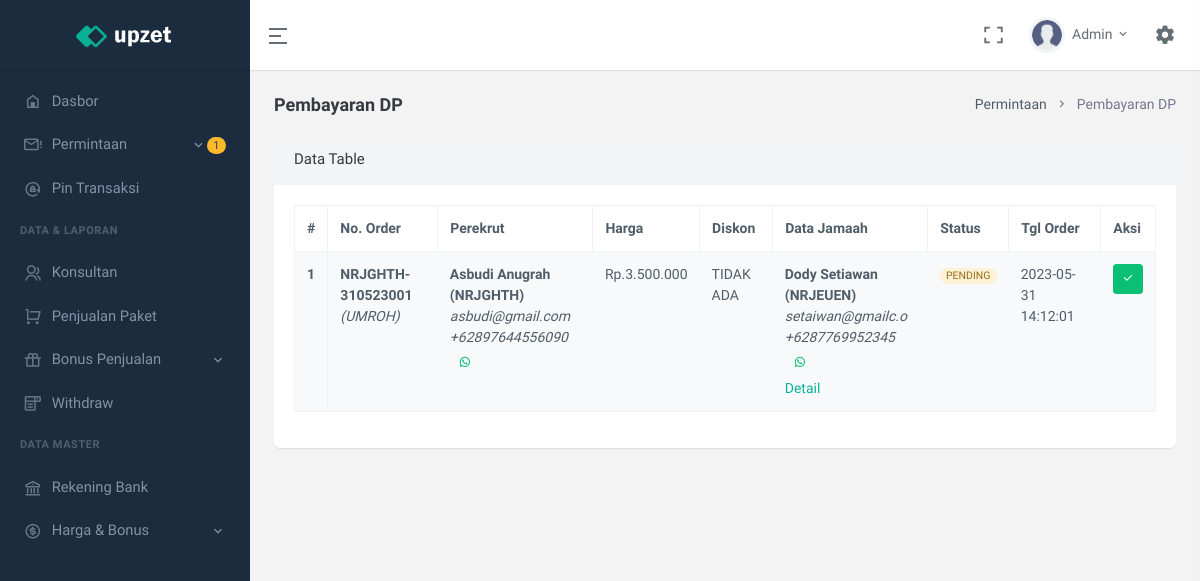
/pending-dp.php (signed in), run on an earlier commit of the app's database.
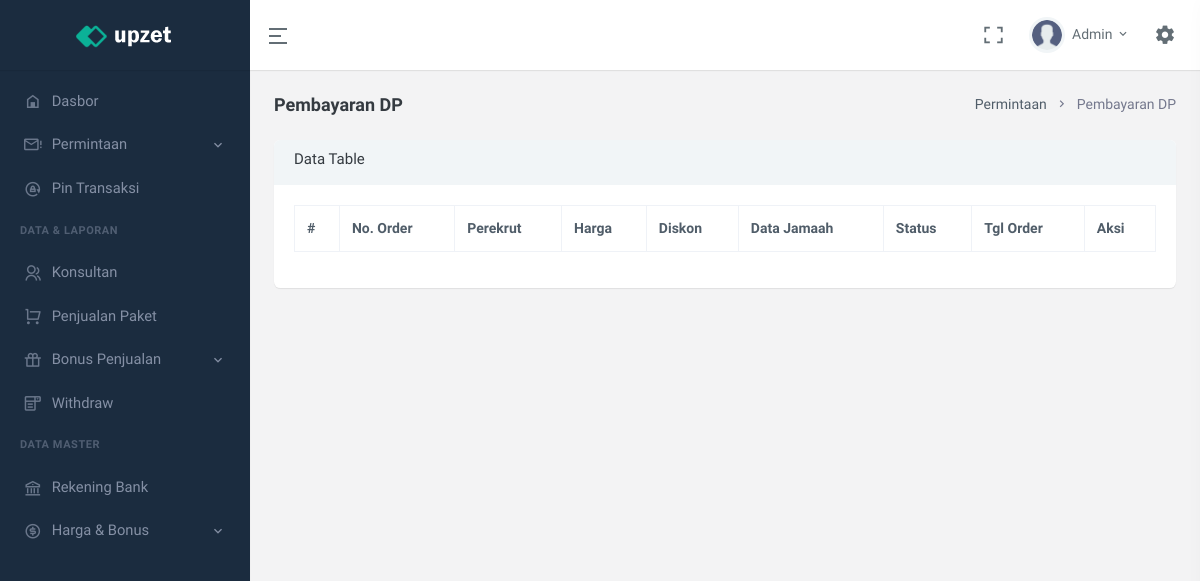
And on a later commit of the database.
### tables this page shows
CREATE TABLE `user` (
  `id` int(11) UNSIGNED NOT NULL,
  `code_referral` varchar(7) NOT NULL,
  `email` varchar(250) NOT NULL,
  `name` varchar(25) NOT NULL,
  `no_telpn` varchar(25) NOT NULL,
  `password` text NOT NULL,
  `role_user` enum('ADMIN','OWNER','KONSULTAN') NOT NULL DEFAULT 'KONSULTAN',
  `upline` varchar(7) NOT NULL DEFAULT 'ADMIN',
  `status` enum('AKTIF','TIDAK AKTIF') NOT NULL DEFAULT 'TIDAK AKTIF',
  `join_date` datetime NOT NULL
);

CREATE TABLE `data_penjualan` (
  `id` int(11) UNSIGNED NOT NULL,
  `code_order` varchar(20) NOT NULL,
  `perekrut` varchar(7) NOT NULL,
  `direkrut` varchar(7) NOT NULL,
  `category` enum('UMROH','HAJI') NOT NULL,
  `is_diskon` enum('GRATIS DP & PELUNASAN','GRATIS DP','TIDAK ADA') NOT NULL,
  `uang_muka` double NOT NULL,
  `bukti_tf_uang_muka` text NOT NULL,
  `paket_pelunasan` enum('REGULER','EKSEKUTIF','RAMADHAN','SYAWAL') DEFAULT NULL,
  `uang_pelunasan` double DEFAULT 0,
  `bukti_tf_pelunasan` text DEFAULT NULL,
  `status` enum('PENDING','DITOLAK','MENUNGGU PELUNASAN','MENUNGGU KONFIRMASI PELUNASAN','PELUNASAN DITOLAK','LUNAS') NOT NULL DEFAULT 'PENDING',
  `date` datetime NOT NULL
);

### modal/ConnectionsClass.php (called while the page is built, shortened)
<?php
class ConnectionsClass{
    private $servername = "localhost";
    private $username = "root";
    private $password = "";
    private $dbname = "nrj_tour";
    protected function dbConn(){
        $connect = new mysqli($this->servername, $this->username, $this->password, $this->dbname);
        if($connect){
            return $connect;
        }
    }
    protected function dbCheck(?string $tableName = null){
        $sql = "SHOW TABLES LIKE '" . $tableName . "'";
        $exe = $this->dbConn()->query($sql);
        $result = $exe->num_rows;
        return $result;
    }
}
?>

### modal/userClass.php (called while the page is built, shortened)
<?php
class userClass extends ConnectionsClass{
    private $table_name = "user";
    public function __construct(){
        if($this->dbCheck($this->table_name) == 0){
            $sql = "CREATE TABLE " . $this->table_name . " (
                id INT(11) UNSIGNED AUTO_INCREMENT PRIMARY KEY,
                code_referral VARCHAR(7) NOT NULL UNIQUE,
                email VARCHAR(250) NOT NULL UNIQUE,
                name VARCHAR(25) NOT NULL,
                no_telpn VARCHAR(25) NOT NULL UNIQUE,
                password TEXT NOT NULL,
                role_user ENUM('ADMIN','OWNER','KONSULTAN') NOT NULL DEFAULT 'KONSULTAN',
                upline VARCHAR(7) NOT NULL DEFAULT 'ADMIN',
                status ENUM('AKTIF','TIDAK AKTIF') NOT NULL DEFAULT 'TIDAK AKTIF',
                join_date DATETIME NOT NULL
            )";
            $this->dbConn()->query($sql);
            $this->dbConn()->close();
        }
    }
    public function selectUser(?string $param = null, ?string $key1 = null, ?string $key2 = null, ?string $key3 = null, ?string $key4 = null){
        if($param == "oneCondition"){
            $sql = "SELECT * FROM " . $this->table_name . " WHERE " . $key1 . " = '" . $key2 . "' ORDER BY join_date DESC";
        }elseif($param == "checkForUpdate"){
            $sql = "SELECT * FROM " . $this->table_name . " WHERE " . $key1 . " = '" . $key2 . "' AND code_referral <> '" . $key3 . "'";
        }
        $exe = $this->dbConn()->query($sql);
        while($rows = $exe->fetch_assoc()){
            $data[] = $rows;
        }
        $result["data"] = $data;
        $result["nums"] = $exe->num_rows;
        return $result;
    }
}
?>

### config/userLogin.php (called while the page is built, shortened)
<?php
$userClass = new userClass();
$dataLogin = $userClass->selectUser("oneCondition","code_referral",$_SESSION['id_nrjtour']);
foreach($dataLogin['data'] as $row){
    $name = $row['name'];
    $role_user = $row['role_user'];
}
?>

### modal/dataPenjualanClass.php (called while the page is built, shortened)
<?php
class dataPenjualanClass extends ConnectionsClass{
    private $table_name = "data_penjualan";
    public function __construct(){
        if($this->dbCheck($this->table_name) == 0){
            $sql = "CREATE TABLE " . $this->table_name . " (
                id INT(11) UNSIGNED AUTO_INCREMENT PRIMARY KEY,
                code_order VARCHAR(20) NOT NULL UNIQUE,
                perekrut VARCHAR(7) NOT NULL,
                direkrut VARCHAR(7) NOT NULL,
                category ENUM('UMROH','HAJI') NOT NULL,
                is_diskon ENUM('GRATIS DP & PELUNASAN','GRATIS DP','TIDAK ADA') NOT NULL,
                uang_muka DOUBLE NOT NULL,
                bukti_tf_uang_muka TEXT NOT NULL,
                paket_pelunasan ENUM('REGULER','EKSEKUTIF','RAMADHAN','SYAWAL') NULL,
                uang_pelunasan DOUBLE NULL DEFAULT '0',
                bukti_tf_pelunasan TEXT NULL,
                status ENUM('PENDING','DITOLAK','MENUNGGU PELUNASAN','MENUNGGU KONFIRMASI PELUNASAN','PELUNASAN DITOLAK','LUNAS') NOT NULL DEFAULT 'PENDING',
                date DATETIME NOT NULL
            )";
            $this->dbConn()->query($sql);
            $this->dbConn()->close();
        }
    }
    public function selectDataPenjualan(?string $param = null, ?string $key1 = null, ?string $key2 = null, ?string $key3 = null, ?string $key4 = null){
        if($param == "oneCondition"){
            $sql = "SELECT * FROM " . $this->table_name . " WHERE " . $key1 . " = '" . $key2 . "' ORDER BY date DESC";
        }elseif($param == "dateUser"){
            $sql = "SELECT * FROM " . $this->table_name . " WHERE perekrut = '" . $key1 . "' AND (date >= '" . $key2 . " 00:00:00' AND date <= '" . $key3 . " 23:59:59') ORDER BY date DESC LIMIT 1";
        }else{
            $sql = "SELECT * FROM " . $this->table_name . " ORDER BY date DESC";
        }
        $exe = $this->dbConn()->query($sql);
        while($rows = $exe->fetch_assoc()){
            $data[] = $rows;
        }
        $result["data"] = $data;
        $result["nums"] = $exe->num_rows;
        return $result;
    }
}
?>

### config/pendingDPConfig.php (the view, shortened to what the rows shown need)
<?php
$dataPenjualanClass = new dataPenjualanClass();
function dataTable(){
    global $dataPenjualanClass;
    global $role_user;
    $num = 1;
    $data = $dataPenjualanClass->selectDataPenjualan("oneCondition", "perekrut", $_SESSION['id_nrjtour']);
    if($role_user == "ADMIN"){
        $data = $dataPenjualanClass->selectDataPenjualan("all");
    }
    foreach($data['data'] as $row){
        $btn = $row['status'] == "PENDING" ? '<a href="pending-dp?idOrder=' . $row['code_order'] . '&param=delete" class="btn btn-sm btn-danger"><i class="mx-auto ri-delete-bin-line"></i></a>' : '<a href="#resend' . $row['code_order'] . '" data-bs-toggle="modal" class="btn btn-sm btn-warning"><i class="mx-auto ri-restart-line"></i></a><a href="pending-dp?idOrder=' . $row['code_order'] . '&param=delete" class="btn btn-sm btn-danger"><i class="mx-auto ri-delete-bin-line"></i></a>';
        $show = $row['status'] == "PENDING" || $row['status'] == "DITOLAK" ? true : false;
        if($role_user == "ADMIN"){
            $btn = '<a href="#confirmDp' . $row['code_order'] . '" data-bs-toggle="modal" class="btn btn-sm btn-success"><i class="mx-auto ri-check-line"></i></a>';
            $show = $row['status'] == "PENDING" ? true : false;
        }
        if($show){
            $fee = $row['uang_muka'] > 0 ? "Rp." . number_format($row['uang_muka'],0,",",".") : "Gratis";
            echo '<tr>
                    <th> ' . $num++ . ' </th>
                    <td><strong>' . $row['code_order'] . '</strong><br><i>(' . $row['category'] . ')</i></td>';
            if($role_user == "ADMIN"){
                echo '<td>
                        <strong>' . dataUser($row['perekrut'])['name'] . ' (' . $row['perekrut'] . ')</strong><br>
                        <i>' . dataUser($row['perekrut'])['email'] . '</i><br>
                        <i>+62' . dataUser($row['perekrut'])['no_telpn'] . '</i><a href="https://api.whatsapp.com/send?phone=62' . dataUser($row['perekrut'])['no_telpn'] . '" class="btn btn-sm text-success radius-5"><i class="mx-auto ri-whatsapp-line"></i></a><br>
                    </td>';
            }
            echo   '<td> ' . $fee . ' </td>
                    <td> ' . $row['is_diskon'] . ' </td>
                    <td>
                        <strong>' . dataUser($row['direkrut'])['name'] . ' (' . $row['direkrut'] . ')</strong><br>
                        <i>' . dataUser($row['direkrut'])['email'] . '</i><br>
                        <i>+62' . dataUser($row['direkrut'])['no_telpn'] . '</i><a href="https://api.whatsapp.com/send?phone=62' . dataUser($row['direkrut'])['no_telpn'] . '" class="btn btn-sm text-success radius-5"><i class="mx-auto ri-whatsapp-line"></i></a><br>
                        <a href="#detailJamaah' . $row['code_order'] . '" data-bs-toggle="modal">Detail</a>
                    </td>
                    <td>' . colorStatus($row['status']) . '</td>
                    <td>' . $row['date'] . '</td>
                    <td>
                        ' . $btn . '
                    </td>
                </tr>';
        }
    }
}
function colorStatus($txt){
    if($txt == "PENDING"){
        return '<span class="badge rounded-pill alert-warning">' . $txt . '</span>';
    }elseif($txt == "DITOLAK"){
        return '<span class="badge rounded-pill alert-danger">' . $txt . '</span>';
    }
}
function dataUser($idUser){
    global $userClass;
    $data = $userClass->selectUser("oneCondition","code_referral",$idUser);
    foreach($data['data'] as $row){
        $result['name'] = $row['name'];
        $result['email'] = $row['email'];
        $result['no_telpn'] = $row['no_telpn'];
        $result['status'] = $row['status'];
    }
    $result['nums'] = $data['nums'];
    return $result;
}
?>

### partial/topBar.php (shortened to what the rows shown need)
<header id="page-topbar">
    <div class="navbar-header">
        <div class="d-flex">
            <div class="dropdown d-inline-block user-dropdown">
                <button type="button" class="btn header-item waves-effect" id="page-header-user-dropdown"
                    data-bs-toggle="dropdown" aria-haspopup="true" aria-expanded="false">
                    <img class="rounded-circle header-profile-user" src="assets/images/users/avatar-2.png"
                        alt="Header Avatar">
                    <span class="d-none d-xl-inline-block ms-1"><?= explode(" ",$name)[0] ?></span>
                    <i class="mdi mdi-chevron-down d-none d-xl-inline-block"></i>
                </button>
            </div>
        </div>
    </div>
</header>

### partial/sideBar.php (shortened to what the rows shown need)
<?php
    $dataPenjualanClass = new dataPenjualanClass();
?>
<div class="vertical-menu">
    <div data-simplebar class="h-100">
        <div id="sidebar-menu">
            <ul class="metismenu list-unstyled" id="side-menu">
                <?php
                    if($role_user == "ADMIN"){
                        $dataNotif = $dataPenjualanClass->selectDataPenjualan("all");
                        $orderNumPendingNotif = 0;
                        $orderNumPendingPelunansanNotif = 0;
                        foreach($dataNotif['data'] as $row){
                            if($row['status'] == "PENDING"){
                                $orderNumPendingNotif += 1;
                            }elseif($row['status'] == "MENUNGGU KONFIRMASI PELUNASAN"){
                                $orderNumPendingPelunansanNotif += 1;
                            }
                        }
                ?>
                    <li>
                        <a href="javascript: void(0);" class="has-arrow waves-effect">
                            <i class="mdi mdi-email-alert-outline"></i>
                            <?php if($orderNumPendingNotif + $orderNumPendingPelunansanNotif > 0){ ?>
                                <span class="badge rounded-pill bg-warning text-dark float-end"><?= $orderNumPendingNotif + $orderNumPendingPelunansanNotif ?></span>
                            <?php } ?>
                            <span>Permintaan</span>
                        </a>
                    </li>
                <?php } ?>
            </ul>
        </div>
    </div>
</div>

What changed in the data, as far as the page shows it:
no longer on this page (row edited): data_penjualan: code_order "NRJGHTH-310523001", category "UMROH", perekrut.name "Asbudi Anugrah", perekrut "NRJGHTH", email "asbudi@gmail.com", no_telpn "897644556090", uang_muka "Rp.3.500.000", is_diskon "TIDAK ADA", direkrut.name "Dody Setiawan", direkrut "NRJEUEN", email "setaiwan@gmailc.o", no_telpn "87769952345", status "PENDING", date "2023-05-31 14:12:01"
shown differently, row unchanged: user "Admin": $orderNumPendingNotif + $orderNumPendingPelunansanNotif "1" → (not shown)
